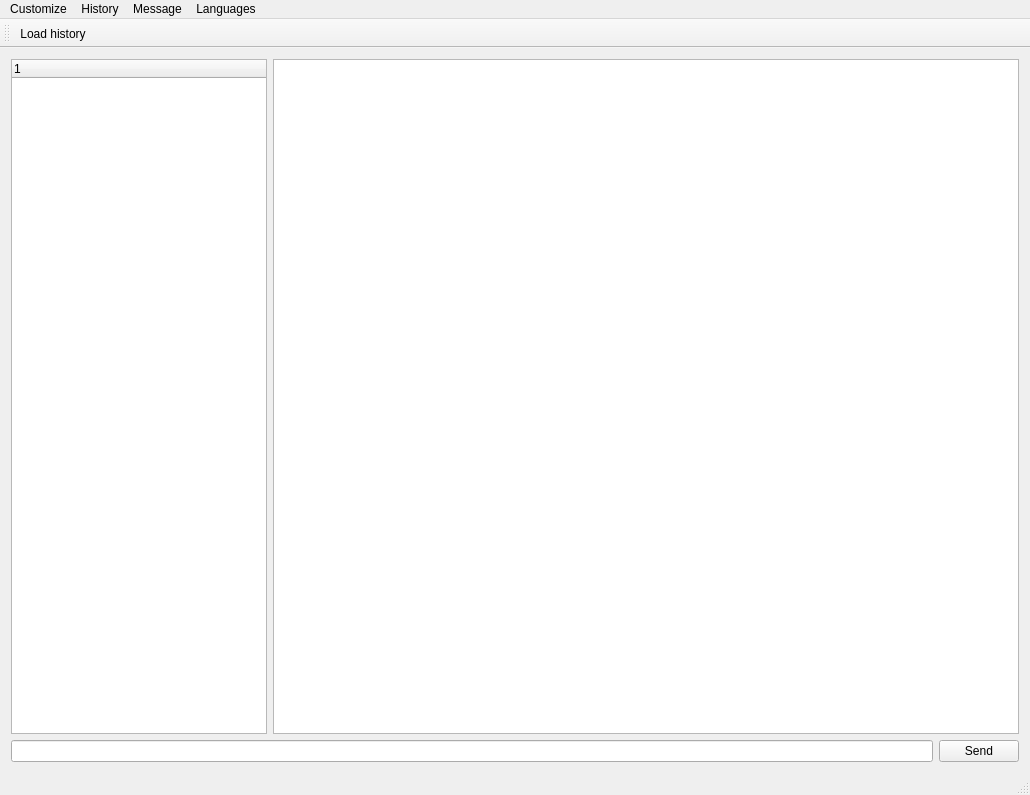
<?xml version="1.0" encoding="UTF-8"?>
<ui version="4.0">
 <class>ChatWindow</class>
 <widget class="QMainWindow" name="ChatWindow">
  <property name="geometry">
   <rect>
    <x>0</x>
    <y>0</y>
    <width>1030</width>
    <height>795</height>
   </rect>
  </property>
  <property name="windowTitle">
   <string extracomment="by tia">chApp</string>
  </property>
  <widget class="QWidget" name="centralWidget">
   <layout class="QGridLayout" name="gridLayout_2">
    <item row="0" column="0">
     <layout class="QGridLayout" name="gridLayout">
      <item row="1" column="1">
       <widget class="QPushButton" name="sendButton">
        <property name="text">
         <string>Send</string>
        </property>
       </widget>
      </item>
      <item row="1" column="0">
       <layout class="QHBoxLayout" name="horizontalLayout_2">
        <item>
         <widget class="QLineEdit" name="messageInput"/>
        </item>
       </layout>
      </item>
      <item row="0" column="0" colspan="2">
       <layout class="QHBoxLayout" name="horizontalLayout" stretch="0,75">
        <item>
         <widget class="QTreeWidget" name="roomTree">
          <column>
           <property name="text">
            <string/>
           </property>
          </column>
         </widget>
        </item>
        <item>
         <widget class="QTextBrowser" name="messageHistory">
          <property name="font">
           <font>
            <family>Geeza Pro</family>
            <pointsize>15</pointsize>
           </font>
          </property>
          <property name="mouseTracking">
           <bool>false</bool>
          </property>
          <property name="acceptDrops">
           <bool>false</bool>
          </property>
          <property name="autoFillBackground">
           <bool>true</bool>
          </property>
          <property name="acceptRichText">
           <bool>false</bool>
          </property>
         </widget>
        </item>
       </layout>
      </item>
     </layout>
    </item>
   </layout>
  </widget>
  <widget class="QMenuBar" name="menuBar">
   <property name="geometry">
    <rect>
     <x>0</x>
     <y>0</y>
     <width>1030</width>
     <height>19</height>
    </rect>
   </property>
   <widget class="QMenu" name="menuCustomize">
    <property name="title">
     <string>Customize</string>
    </property>
    <widget class="QMenu" name="menuChange_theme">
     <property name="title">
      <string>Change theme</string>
     </property>
     <addaction name="actionDark"/>
     <addaction name="actionDefault"/>
     <addaction name="actionchApp"/>
     <addaction name="actionMonokai"/>
     <addaction name="actionLight"/>
     <addaction name="actionImage"/>
     <addaction name="actionRadiance"/>
    </widget>
    <widget class="QMenu" name="menuChange_font">
     <property name="title">
      <string>Change font</string>
     </property>
     <widget class="QMenu" name="menuSize">
      <property name="title">
       <string>Size</string>
      </property>
      <addaction name="action13"/>
      <addaction name="action15"/>
      <addaction name="action20"/>
      <addaction name="action25"/>
     </widget>
     <addaction name="menuSize"/>
    </widget>
    <widget class="QMenu" name="menuChange_smiley_size">
     <property name="title">
      <string>Change smiley size</string>
     </property>
     <addaction name="action13_2"/>
     <addaction name="action15_2"/>
     <addaction name="action20_2"/>
     <addaction name="action25_2"/>
    </widget>
    <addaction name="menuChange_theme"/>
    <addaction name="menuChange_font"/>
    <addaction name="menuChange_smiley_size"/>
   </widget>
   <widget class="QMenu" name="menuHistory">
    <property name="title">
     <string>History</string>
    </property>
    <addaction name="actionLoad_history"/>
   </widget>
   <widget class="QMenu" name="menuMessage">
    <property name="title">
     <string>Message</string>
    </property>
    <addaction name="actionPrevious_message"/>
   </widget>
   <widget class="QMenu" name="menuLanguages">
    <property name="title">
     <string>Languages</string>
    </property>
    <addaction name="actionEnglish"/>
    <addaction name="actionRussian"/>
   </widget>
   <addaction name="menuCustomize"/>
   <addaction name="menuHistory"/>
   <addaction name="menuMessage"/>
   <addaction name="menuLanguages"/>
  </widget>
  <widget class="QToolBar" name="mainToolBar">
   <attribute name="toolBarArea">
    <enum>TopToolBarArea</enum>
   </attribute>
   <attribute name="toolBarBreak">
    <bool>false</bool>
   </attribute>
   <addaction name="actionLoad_history"/>
  </widget>
  <widget class="QStatusBar" name="statusBar"/>
  <action name="actionSetColorscheme">
   <property name="checkable">
    <bool>true</bool>
   </property>
   <property name="text">
    <string>Change color</string>
   </property>
  </action>
  <action name="actionDark">
   <property name="text">
    <string>Dark</string>
   </property>
  </action>
  <action name="actionDefault">
   <property name="text">
    <string>Default</string>
   </property>
  </action>
  <action name="actionChatty">
   <property name="text">
    <string>Chatty</string>
   </property>
  </action>
  <action name="actionCezch">
   <property name="text">
    <string>Czech</string>
   </property>
  </action>
  <action name="action13">
   <property name="text">
    <string>13</string>
   </property>
  </action>
  <action name="action15">
   <property name="text">
    <string>15</string>
   </property>
  </action>
  <action name="action20">
   <property name="text">
    <string>20</string>
   </property>
  </action>
  <action name="action25">
   <property name="text">
    <string>25</string>
   </property>
  </action>
  <action name="actionLoad_history">
   <property name="icon">
    <iconset>
     <normaloff>:/files/icon/folder-documents-icon.png</normaloff>
     <normalon>:/files/icon/folder-documents-icon.png</normalon>:/files/icon/folder-documents-icon.png</iconset>
   </property>
   <property name="text">
    <string>Load history</string>
   </property>
   <property name="toolTip">
    <string>Load one more day of history</string>
   </property>
  </action>
  <action name="action13_2">
   <property name="text">
    <string>13</string>
   </property>
  </action>
  <action name="action15_2">
   <property name="text">
    <string>15</string>
   </property>
  </action>
  <action name="action20_2">
   <property name="text">
    <string>20</string>
   </property>
  </action>
  <action name="action25_2">
   <property name="text">
    <string>25</string>
   </property>
  </action>
  <action name="actionNiklas">
   <property name="text">
    <string>Nikki</string>
   </property>
  </action>
  <action name="actionPrevious_message">
   <property name="text">
    <string>Insert previous message</string>
   </property>
   <property name="shortcut">
    <string>Up</string>
   </property>
  </action>
  <action name="actionNikki_Beach">
   <property name="text">
    <string>Nikki Beach</string>
   </property>
  </action>
  <action name="actionShe_squats_bro">
   <property name="text">
    <string>They Squat Bro</string>
   </property>
  </action>
  <action name="actionchApp">
   <property name="text">
    <string>chApp</string>
   </property>
  </action>
  <action name="actionMonokai">
   <property name="text">
    <string>Monokai</string>
   </property>
  </action>
  <action name="actionLight">
   <property name="text">
    <string>Light</string>
   </property>
  </action>
  <action name="actionImage">
   <property name="text">
    <string>Image</string>
   </property>
  </action>
  <action name="actionRadiance">
   <property name="text">
    <string>Radiance</string>
   </property>
  </action>
  <action name="actionEnglish">
   <property name="text">
    <string>English</string>
   </property>
  </action>
  <action name="actionRussian">
   <property name="text">
    <string>Russian</string>
   </property>
  </action>
 </widget>
 <layoutdefault spacing="6" margin="11"/>
 <tabstops>
  <tabstop>messageHistory</tabstop>
 </tabstops>
 <resources/>
 <connections/>
</ui>
